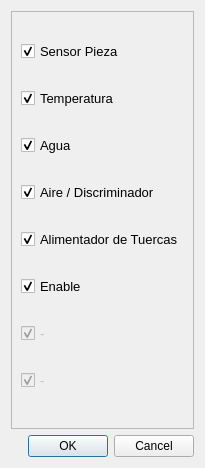
<?xml version="1.0" encoding="UTF-8"?>
<ui version="4.0">
 <class>dialog</class>
 <widget class="QDialog" name="dialog">
  <property name="windowModality">
   <enum>Qt::ApplicationModal</enum>
  </property>
  <property name="geometry">
   <rect>
    <x>0</x>
    <y>0</y>
    <width>198</width>
    <height>468</height>
   </rect>
  </property>
  <property name="windowTitle">
   <string>Inputs</string>
  </property>
  <property name="windowIcon">
   <iconset>
    <normaloff>../../iconos/ic_input.svg</normaloff>../../iconos/ic_input.svg</iconset>
  </property>
  <layout class="QVBoxLayout" name="verticalLayout">
   <item>
    <widget class="QFrame" name="frame">
     <property name="frameShape">
      <enum>QFrame::StyledPanel</enum>
     </property>
     <property name="frameShadow">
      <enum>QFrame::Raised</enum>
     </property>
     <layout class="QVBoxLayout" name="verticalLayout_2">
      <item>
       <widget class="QCheckBox" name="lbl_1">
        <property name="font">
         <font>
          <pointsize>10</pointsize>
         </font>
        </property>
        <property name="text">
         <string>Sensor Pieza</string>
        </property>
        <property name="checked">
         <bool>true</bool>
        </property>
       </widget>
      </item>
      <item>
       <widget class="QCheckBox" name="lbl_2">
        <property name="font">
         <font>
          <pointsize>10</pointsize>
         </font>
        </property>
        <property name="text">
         <string>Temperatura</string>
        </property>
        <property name="checked">
         <bool>true</bool>
        </property>
       </widget>
      </item>
      <item>
       <widget class="QCheckBox" name="lbl_3">
        <property name="font">
         <font>
          <pointsize>10</pointsize>
         </font>
        </property>
        <property name="text">
         <string>Agua</string>
        </property>
        <property name="checked">
         <bool>true</bool>
        </property>
       </widget>
      </item>
      <item>
       <widget class="QCheckBox" name="lbl_4">
        <property name="font">
         <font>
          <pointsize>10</pointsize>
         </font>
        </property>
        <property name="text">
         <string>Aire / Discriminador</string>
        </property>
        <property name="checked">
         <bool>true</bool>
        </property>
       </widget>
      </item>
      <item>
       <widget class="QCheckBox" name="lbl_5">
        <property name="font">
         <font>
          <pointsize>10</pointsize>
         </font>
        </property>
        <property name="text">
         <string>Alimentador de Tuercas</string>
        </property>
        <property name="checked">
         <bool>true</bool>
        </property>
       </widget>
      </item>
      <item>
       <widget class="QCheckBox" name="lbl_6">
        <property name="font">
         <font>
          <pointsize>10</pointsize>
         </font>
        </property>
        <property name="text">
         <string>Enable</string>
        </property>
        <property name="checked">
         <bool>true</bool>
        </property>
       </widget>
      </item>
      <item>
       <widget class="QCheckBox" name="lbl_7">
        <property name="enabled">
         <bool>false</bool>
        </property>
        <property name="font">
         <font>
          <pointsize>10</pointsize>
         </font>
        </property>
        <property name="text">
         <string>-</string>
        </property>
        <property name="checked">
         <bool>true</bool>
        </property>
       </widget>
      </item>
      <item>
       <widget class="QCheckBox" name="lbl_8">
        <property name="enabled">
         <bool>false</bool>
        </property>
        <property name="font">
         <font>
          <pointsize>10</pointsize>
         </font>
        </property>
        <property name="text">
         <string>-</string>
        </property>
        <property name="checked">
         <bool>true</bool>
        </property>
       </widget>
      </item>
     </layout>
    </widget>
   </item>
   <item>
    <widget class="QDialogButtonBox" name="buttonBox">
     <property name="orientation">
      <enum>Qt::Horizontal</enum>
     </property>
     <property name="standardButtons">
      <set>QDialogButtonBox::Cancel|QDialogButtonBox::Ok</set>
     </property>
    </widget>
   </item>
  </layout>
 </widget>
 <resources/>
 <connections>
  <connection>
   <sender>buttonBox</sender>
   <signal>accepted()</signal>
   <receiver>dialog</receiver>
   <slot>accept()</slot>
   <hints>
    <hint type="sourcelabel">
     <x>248</x>
     <y>254</y>
    </hint>
    <hint type="destinationlabel">
     <x>157</x>
     <y>274</y>
    </hint>
   </hints>
  </connection>
  <connection>
   <sender>buttonBox</sender>
   <signal>rejected()</signal>
   <receiver>dialog</receiver>
   <slot>reject()</slot>
   <hints>
    <hint type="sourcelabel">
     <x>316</x>
     <y>260</y>
    </hint>
    <hint type="destinationlabel">
     <x>286</x>
     <y>274</y>
    </hint>
   </hints>
  </connection>
 </connections>
</ui>
